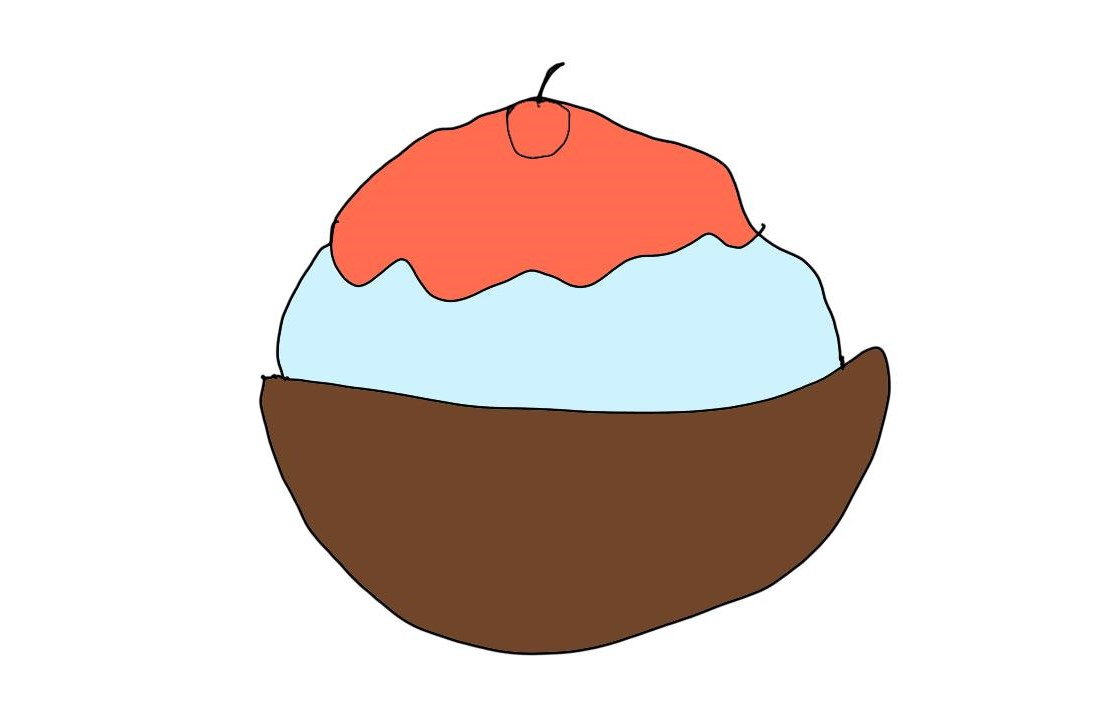
#> input picture photo/bingsu.tiff, 1100 x 720 px, given in place of the camera
$ python video_regis_sift.py
#> lines starting #> are read from the running program, lines starting #| are printed output that depends on the picture
##object 좌표 받기 해보는중

import numpy as np
import cv2

# path = "C:\\Users\\User\\Desktop\\ssu\\photo\\"
# imgpath1 = path + "lu.jpg"
# imgpath2 = path + "ru.jpg"

(major_ver, minor_ver, subminor_ver) = (cv2.__version__).split('.')


def main():
    cap1 = cv2.VideoCapture(0)
    cap2 = cv2.VideoCapture(1)

    if (cap1.isOpened() & cap2.isOpened()):
        ret1, frame1 = cap1.read()
#> frame1 is the input picture: shape (720, 1100, 3); mean B, G, R 208.2, 213, 226.3
        ret2, frame2 = cap2.read()
        cut = 1
    elif(cap1.isOpened()):
        ret2 = False
        ret1 = True
        print("cap2 안켜짐")
    elif(cap2.isOpened()):
        ret1 = False
        ret2 = True
        print("cap1 안켜짐")
    else:
        ret2 = False
        ret1 = False
        print("둘 다 안켜짐")

    tracker_types = [ 'BOOSTING', 'MIL', 'KCF', 'TLD', 'MEDIANFLOW', 'GOTURN', 'MOSSE' ]
    tracker_type = tracker_types[ 2 ]

    if int(minor_ver) < 3:
        tracler = cv2.Tracker_create(tracker_type)
    else:
        if tracker_type == 'BOOSTING':
            tracker = cv2.TrackerBoosting_create()
        if tracker_type == 'MIL':
            tracker = cv2.TrackerMIL_create()
        if tracker_type == 'KCF':
            tracker = cv2.TrackerKCF_create()
        if tracker_type == 'TLD':
            tracker = cv2.TrackerTLD_create()
        if tracker_type == 'MEDIANFLOW':
            tracker = cv2.TrackerMedianFlow_create()
        if tracker_type == 'GOTURN':
            tracker = cv2.TrackerGOTURN_create()
        if tracker_type == 'MOSSE':
            tracker = cv2.TrackerMOSSE_create()


    while (ret1 and ret2):
        ret1, frame1 = cap1.read()
        ret2, frame2 = cap2.read()

        frame1 = cv2.resize(frame1, dsize=(500, 500), interpolation=cv2.INTER_AREA)
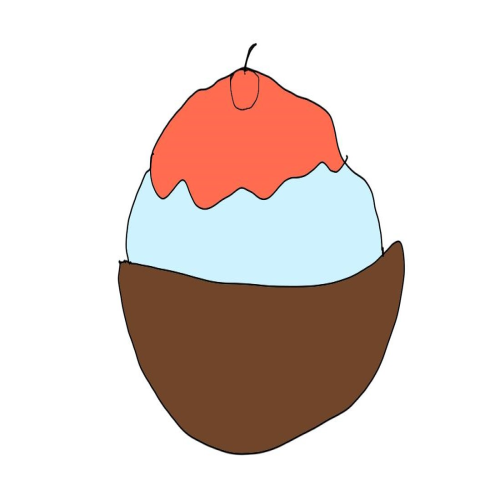
#> frame1: shape (500, 500, 3); mean B, G, R 208.2, 213, 226.3
        frame2 = cv2.resize(frame2, dsize=(500, 500), interpolation=cv2.INTER_AREA)


        if cut == 1:
            gray1 = cv2.cvtColor(frame1, cv2.COLOR_BGR2GRAY)
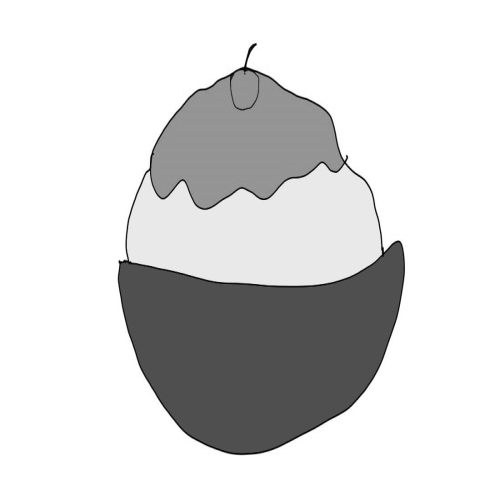
#> gray1: shape (500, 500); min 2, max 255, mean 216.4
            gray2 = cv2.cvtColor(frame2, cv2.COLOR_BGR2GRAY)

            sift = cv2.xfeatures2d.SIFT_create()

            kp1, des1 = sift.detectAndCompute(gray1, None)
#> kp1 = 31 keypoints; strongest (x, y, size): (255, 45, 2.2), (382, 248, 2.1), (245, 69, 4.3), (344, 158, 1.9)
            kp2, des2 = sift.detectAndCompute(gray2, None)
#> kp2 has the same summary as kp1

            bf = cv2.BFMatcher_create()
            matches = bf.match(des1, des2)
#> matches = 31 matches
            sorted_matches = sorted(matches, key=lambda x: x.distance)
#> sorted_matches = 31 matches
            res = cv2.drawMatches(frame1, kp1, frame2, kp2, sorted_matches[ :30 ], None, flags=2)
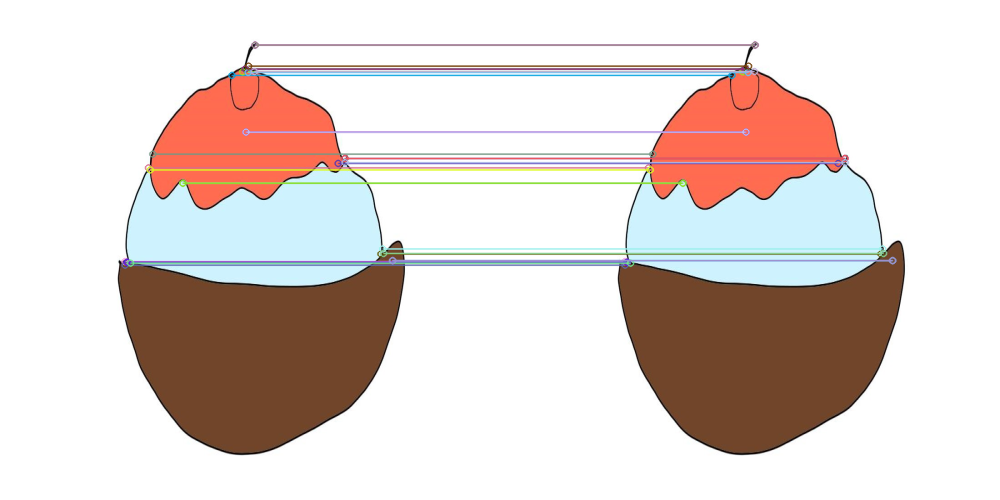
#> res: shape (500, 1000, 3); mean B, G, R 206.1, 210.8, 223.4
            cv2.imshow('match', res)

            src = np.float32([ kp1[ m.queryIdx ].pt for m in sorted_matches ]).reshape((-1, 1, 2))
#> src = 31 rows, first 8: [124.5, 261.1], [124.6, 264.6], [126.7, 261.8], [126.7, 261.8], [130.1, 262.7], [148, 167.4], [149.7, 169.5], [152.4, 153.6]
            dst = np.float32([ kp2[ m.trainIdx ].pt for m in sorted_matches ]).reshape((-1, 1, 2))
#> dst has the same summary as src
            H, status = cv2.findHomography(dst, src, cv2.RANSAC, 5.0)
#> H = [[1, 3.91e-16, 1.14e-13], [-1.19e-15, 1, 1.05e-13], [-4.98e-18, 3.37e-18, 1]]; status = 31 values from 1 to 1
            print(H)
#| [[ 1.00000000e+00  3.91079162e-16  1.13673055e-13]
#|  [-1.19086077e-15  1.00000000e+00  1.04656993e-13]
#|  [-4.98211201e-18  3.37480444e-18  1.00000000e+00]]


        output = cv2.warpPerspective(frame2, H, (frame1.shape[1] + frame2.shape[1], frame1.shape[0]))
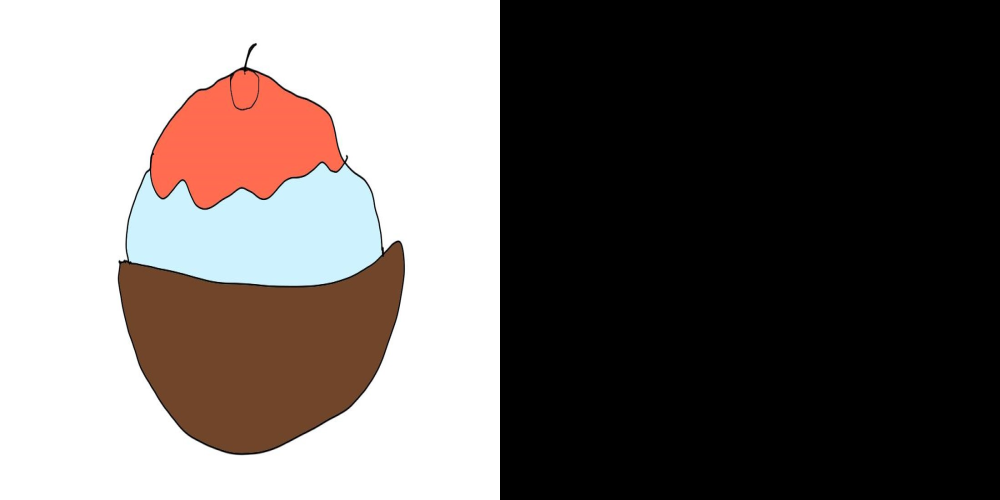
#> output: shape (500, 1000, 3); mean B, G, R 104.1, 106.5, 113.2
        cv2.imshow("frame11",output)
        output[ 0: frame1.shape[ 0 ], 0: frame1.shape[ 1 ] ] = frame1

        if cut == 1:
#> (the run stopped early here; a loop or call above may not have finished)
